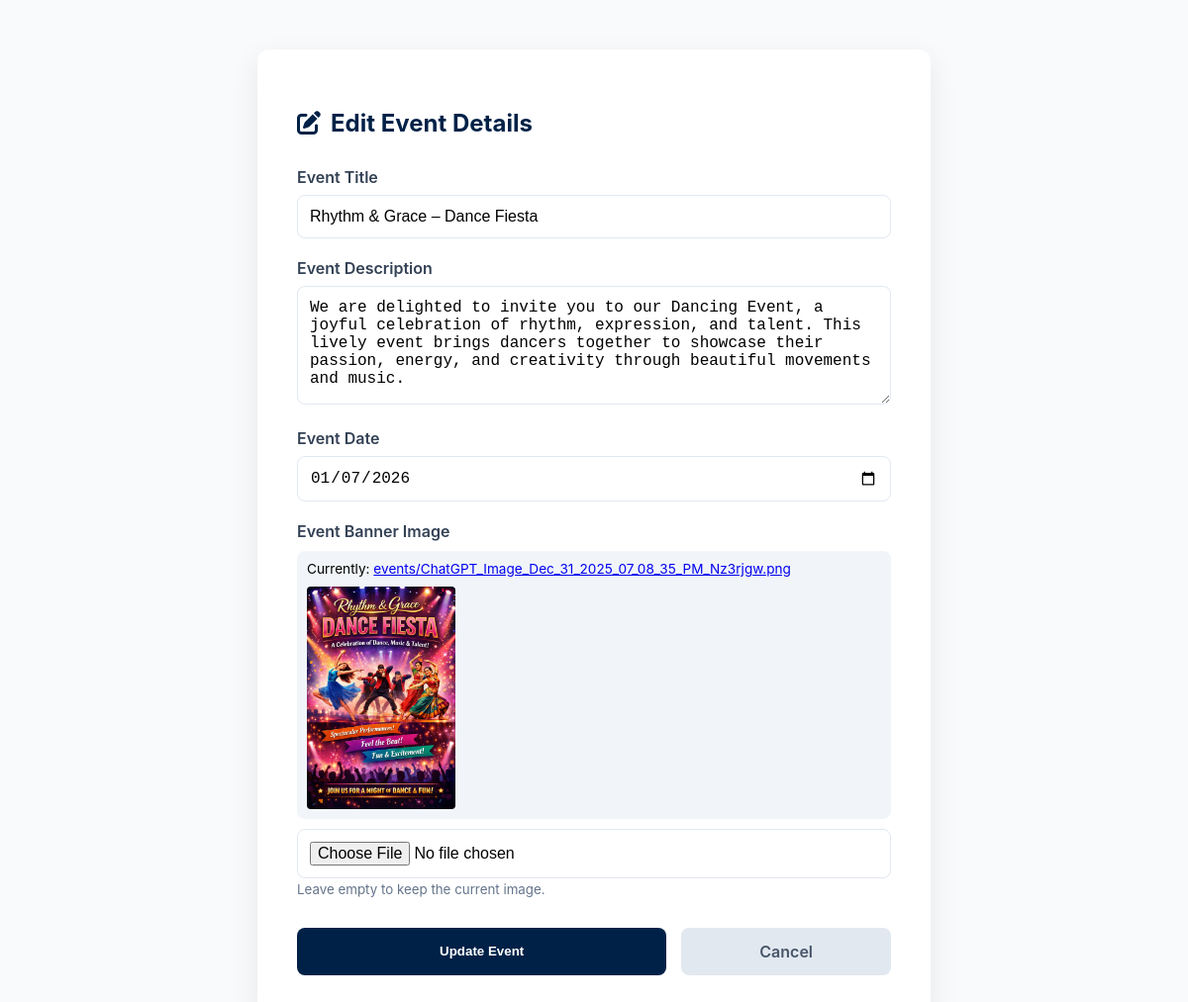
The page /events/edit-event/7/ (signed in) on the database its author committed.
### events/models.py (models this page shows, shortened)
class Event(models.Model):
    title = models.CharField(max_length=200)
    description = models.TextField()
    date = models.DateTimeField()
    department = models.CharField(
        max_length=5,
        choices=DEPARTMENT_CHOICES,
        null=True,
        blank=True,
        help_text="Target Department (Optional)"
    )
    image = models.ImageField(
        upload_to='events/',
        null=True,
        blank=True
    )

### events/views.py (the view, shortened to what this page needs)
# urls.py: path('edit-event/<int:id>/', views.edit_event, name='edit_event'),
@login_required
def edit_event(request, id):
    event = get_object_or_404(Event, id=id)
    return render(request, 'edit_event.html', {'event': event})

### templates/edit_event.html (shortened to what this page needs)
<!DOCTYPE html>
<html lang="en">
<head>
    <link rel="stylesheet" href="https://cdnjs.cloudflare.com/ajax/libs/font-awesome/6.0.0/css/all.min.css">
</head>
<body>
    <div class="form-container">
        <h2><i class="fas fa-edit"></i> Edit Event Details</h2>
        <form method="POST" enctype="multipart/form-data">
            <div class="input-group">
                <label>Event Title</label>
                <input type="text" name="title" value="{{ event.title }}" required>
            </div>
            <div class="input-group">
                <label>Event Description</label>
                <textarea name="description" required>{{ event.description }}</textarea>
            </div>
            <div class="input-group">
                <label>Event Date</label>
                <input type="date" name="date" value="{{ event.date|date:'Y-m-d' }}" required>
            </div>
            <div class="input-group">
                <label>Event Banner Image</label>
                {% if event.image %}
                <div class="current-img">
                    Currently: <a href="{{ event.image.url }}" target="_blank">{{ event.image.name }}</a>
                    <img src="{{ event.image.url }}" alt="current event image">
                </div>
                {% endif %}
                <input type="file" name="image" accept="image/*">
                <small style="color: #64748b;">Leave empty to keep the current image.</small>
            </div>
            <div class="btn-group">
                <button type="submit" class="btn-save">Update Event</button>
                <a href="{% url 'admin_dashboard' %}" class="btn-cancel">Cancel</a>
            </div>
        </form>
    </div>
</body>
</html>

### templates/edit_event.html (style rules this page uses)
:root { --primary-blue: #002147; --accent-gold: #c5b358; --bg-shade: #f8fafc; --white: #ffffff; }
body { font-family: 'Inter', sans-serif; background-color: var(--bg-shade); display: flex; justify-content: center; padding: 50px 20px; margin: 0; }
.form-container { background: var(--white); width: 100%; max-width: 600px; padding: 40px; border-radius: 12px; box-shadow: 0 10px 30px rgba(0,0,0,0.08); }
h2 { color: var(--primary-blue); margin-bottom: 30px; display: flex; align-items: center; gap: 10px; }
.input-group { margin-bottom: 20px; }
.input-group label { display: block; font-weight: 600; margin-bottom: 8px; color: #334155; }
.input-group input, .input-group textarea { width: 100%; padding: 12px; border: 1px solid #e2e8f0; border-radius: 8px; font-size: 1rem; box-sizing: border-box; }
.input-group textarea { height: 120px; resize: vertical; }
.current-img { margin: 10px 0; padding: 10px; background: #f1f5f9; border-radius: 8px; font-size: 0.85rem; }
.current-img img { display: block; max-width: 150px; margin-top: 10px; border-radius: 4px; }
.btn-group { display: flex; gap: 15px; margin-top: 30px; }
.btn-save { background: var(--primary-blue); color: white; border: none; padding: 14px 25px; border-radius: 8px; font-weight: bold; cursor: pointer; flex: 2; transition: 0.3s; }
.btn-cancel { background: #e2e8f0; color: #475569; text-decoration: none; padding: 14px 25px; border-radius: 8px; text-align: center; flex: 1; font-weight: 600; }

### rows shown on the page
Event: title "Rhythm & Grace – Dance Fiesta", description "We are delighted to invite you to our Dancing Event, a joyful celebration of rhythm, expression, and talent. This lively event brings dancers together to showcase their passion, energy, and creativity through beautiful movements and music.", date "01/07/2026", image.name "events/ChatGPT_Image_Dec_31_2025_07_08_35_PM_Nz3rjgw.png", image (picture)
